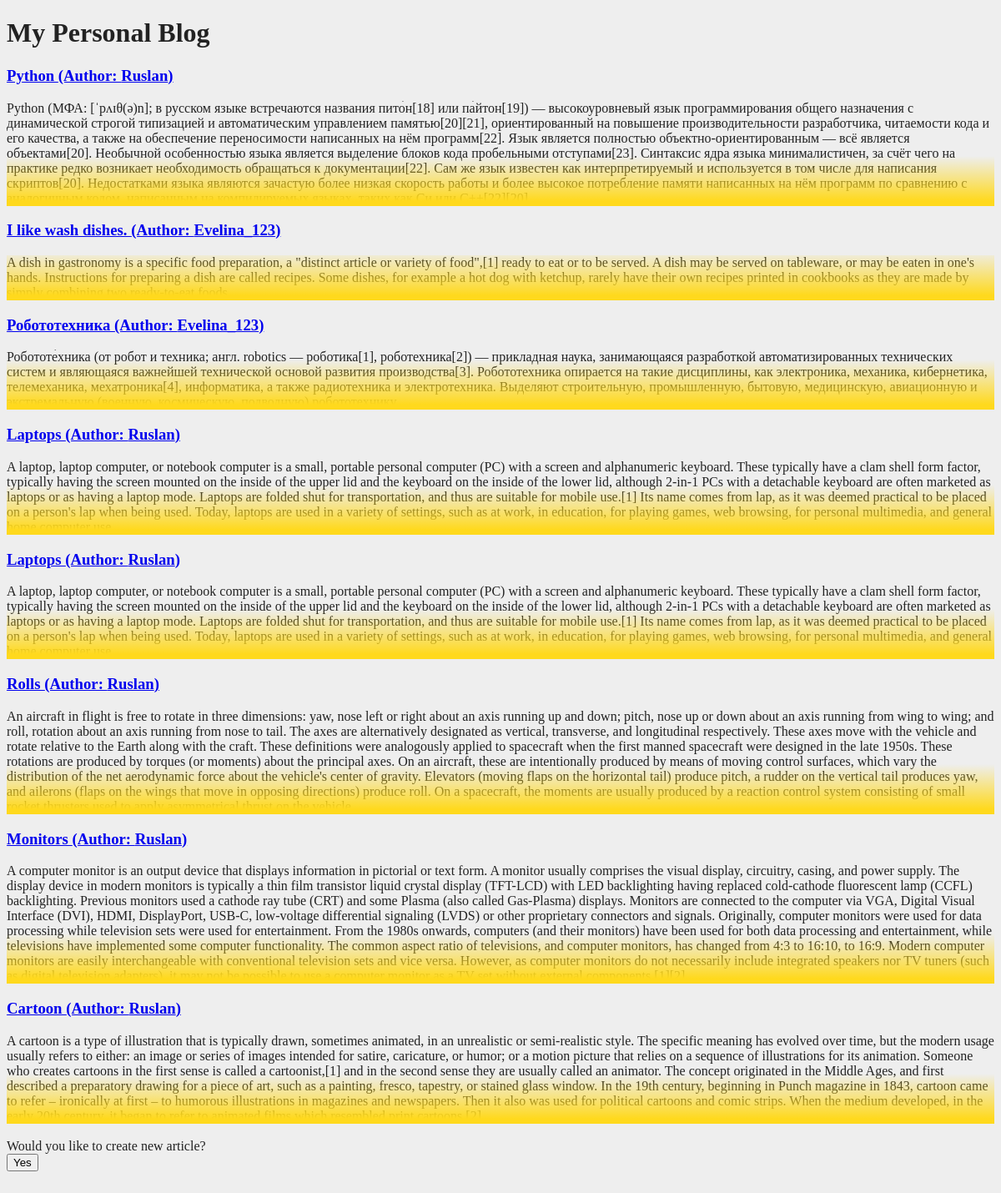
The page / on the database its author committed.
### articles/models.py (models this page shows, shortened)
class Article(models.Model):
    author = models.ForeignKey('auth.User', on_delete=models.CASCADE)
    title = models.CharField(max_length=100)
    body = models.TextField()

### articles/views.py (the view)
# urls.py: path('', ArticleListView.as_view(), name = 'list'),
class ArticleListView(ListView):
    model = Article
    template_name = 'home.html'

### templates/home.html (shortened to what this page needs)
{% load static %}
<!DOCTYPE html>
<html lang="en">
<head>
    <link rel="stylesheet" href="{% static 'css/style.css' %}">
</head>
<body>
    <header>
        <h1>My Personal Blog </h1>
    </header>
    <div class="container">
        {% for i in object_list %}
        <h3><a href="{% url 'detail' i.pk %}">{{ i.title }} (Author: {{ i.author }})</a></h3>
        <div class="limiter">
            {{ i.body }}
            <div class="bottom"></div>
        </div>
        {% endfor %}
    </div>
</body>
<br>
<p1>Would you like to create new article?</p1>
<br><a href="{% url 'create' %}"><input type="button" value="Yes"></a></br>
</html>

### static/css/style.css (style rules this page uses)
body { background-color: #eee; color: #222; }
.limiter { max-height: 200px; overflow: hidden; position: relative; }
.limiter .bottom { position: absolute; bottom: 0; background: linear-gradient( to bottom, rgb(255 217 29 / 0%), rgb(255 217 29)90%); width: 100%; height: 60px; opacity: 1; transition: 0.3s; }

### rows shown on the page
Article: title "Python", author "Ruslan", body "Python (МФА: [ˈpʌɪθ(ə)n]; в русском языке встречаются названия пито́н[18] или па́йтон[19]) — высокоуровневый язык программирования общего назначения с динамической строгой типизацией и автоматическим управлением памятью[20][21], ориентированный на повышение производительности разработчика, читаемости кода и его качества, а также на обеспечение переносимости написанных на нём программ[22]. Язык является полностью объектно-ориентированным — всё является объектами[20]. Необычной особенностью языка является выделение блоков кода пробельными отступами[23]. Синтаксис ядра языка минималистичен, за счёт чего на практике редко возникает необходимость обращаться к документации[22]. Сам же язык…"
Article: title "I like wash dishes.", author "Evelina_123", body "A dish in gastronomy is a specific food preparation, a \"distinct article or variety of food\",[1] ready to eat or to be served. A dish may be served on tableware, or may be eaten in one's hands. Instructions for preparing a dish are called recipes. Some dishes, for example a hot dog with ketchup, rarely have their own recipes printed in cookbooks as they are made by simply combining two ready-to-eat foods."
Article: title "Робототехника", author "Evelina_123", body "Робототе́хника (от робот и техника; англ. robotics — роботика[1], роботехника[2]) — прикладная наука, занимающаяся разработкой автоматизированных технических систем и являющаяся важнейшей технической основой развития производства[3]. Робототехника опирается на такие дисциплины, как электроника, механика, кибернетика, телемеханика, мехатроника[4], информатика, а также радиотехника и электротехника. Выделяют строительную, промышленную, бытовую, медицинскую, авиационную и экстремальную (военную, космическую, подводную) робототехнику."
Article: title "Laptops", author "Ruslan", body "A laptop, laptop computer, or notebook computer is a small, portable personal computer (PC) with a screen and alphanumeric keyboard. These typically have a clam shell form factor, typically having the screen mounted on the inside of the upper lid and the keyboard on the inside of the lower lid, although 2-in-1 PCs with a detachable keyboard are often marketed as laptops or as having a laptop mode. Laptops are folded shut for transportation, and thus are suitable for mobile use.[1] Its name comes from lap, as it was deemed practical to be placed on a person's lap when being used. Today, laptops are used in a variety of settings, such as at work, in education, for playing games, web browsing,…"
Article: title "Laptops", author "Ruslan", body "A laptop, laptop computer, or notebook computer is a small, portable personal computer (PC) with a screen and alphanumeric keyboard. These typically have a clam shell form factor, typically having the screen mounted on the inside of the upper lid and the keyboard on the inside of the lower lid, although 2-in-1 PCs with a detachable keyboard are often marketed as laptops or as having a laptop mode. Laptops are folded shut for transportation, and thus are suitable for mobile use.[1] Its name comes from lap, as it was deemed practical to be placed on a person's lap when being used. Today, laptops are used in a variety of settings, such as at work, in education, for playing games, web browsing,…"
Article: title "Rolls", author "Ruslan", body "An aircraft in flight is free to rotate in three dimensions: yaw, nose left or right about an axis running up and down; pitch, nose up or down about an axis running from wing to wing; and roll, rotation about an axis running from nose to tail. The axes are alternatively designated as vertical, transverse, and longitudinal respectively. These axes move with the vehicle and rotate relative to the Earth along with the craft. These definitions were analogously applied to spacecraft when the first manned spacecraft were designed in the late 1950s. These rotations are produced by torques (or moments) about the principal axes. On an aircraft, these are intentionally produced by means of moving…"
Article: title "Monitors", author "Ruslan", body "A computer monitor is an output device that displays information in pictorial or text form. A monitor usually comprises the visual display, circuitry, casing, and power supply. The display device in modern monitors is typically a thin film transistor liquid crystal display (TFT-LCD) with LED backlighting having replaced cold-cathode fluorescent lamp (CCFL) backlighting. Previous monitors used a cathode ray tube (CRT) and some Plasma (also called Gas-Plasma) displays. Monitors are connected to the computer via VGA, Digital Visual Interface (DVI), HDMI, DisplayPort, USB-C, low-voltage differential signaling (LVDS) or other proprietary connectors and signals. Originally, computer monitors were…"
Article: title "Cartoon", author "Ruslan", body "A cartoon is a type of illustration that is typically drawn, sometimes animated, in an unrealistic or semi-realistic style. The specific meaning has evolved over time, but the modern usage usually refers to either: an image or series of images intended for satire, caricature, or humor; or a motion picture that relies on a sequence of illustrations for its animation. Someone who creates cartoons in the first sense is called a cartoonist,[1] and in the second sense they are usually called an animator. The concept originated in the Middle Ages, and first described a preparatory drawing for a piece of art, such as a painting, fresco, tapestry, or stained glass window. In the 19th century,…"
